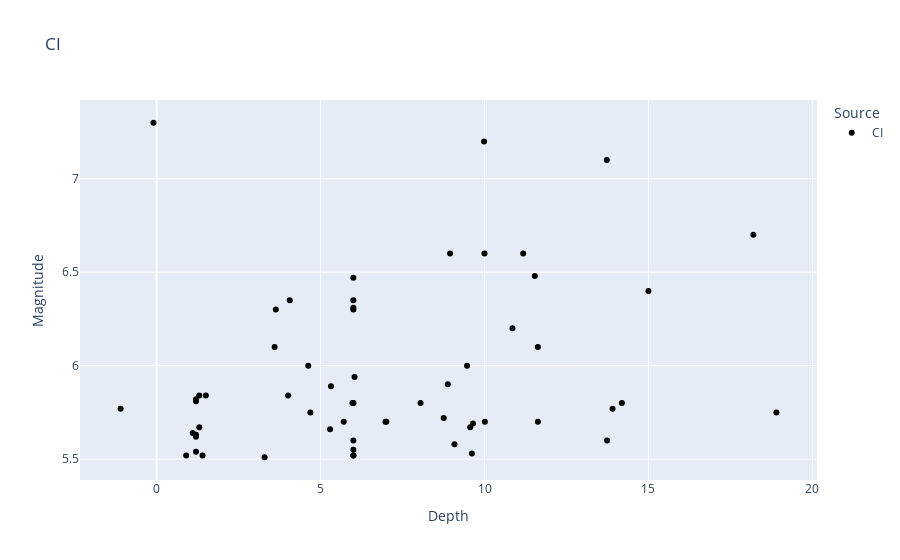

Notebook cell for this chart:
### Code cell
Source3 = earthquakes[earthquakes.Source.isin(['CI'])]
px.scatter(
    Source3,
    x='Depth',
    y='Magnitude',
    title = 'CI',
    color='Source',
    color_discrete_map={'CI': 'BLACK'},
    hover_name='Source'
)

### Figure 1 — Plotly figure (JSON) as saved in the notebook; plotly's stock layout.template omitted (floating-point values rounded to 4 significant figures)
{"data": [{"hovertemplate": "<b>%{hovertext}</b><br><br>Source=CI<br>Depth=%{x}<br>Magnitude=%{y}<extra></extra>", "hovertext": ["CI", "CI", "CI", "CI", "CI", "CI", "CI", "CI", "CI", "CI", "CI", "CI", "CI", "CI", "CI", "CI", "CI", "CI", "CI", "CI", "CI", "CI", "CI", "CI", "CI", "CI", "CI", "CI", "CI", "CI", "CI", "CI", "CI", "CI", "CI", "CI", "CI", "CI", "CI", "CI", "CI", "CI", "CI", "CI", "CI", "CI", "CI", "CI", "CI", "CI", "CI", "CI", "CI", "CI", "CI", "CI", "CI", "CI", "CI", "CI", "CI"], "legendgroup": "CI", "marker": {"color": "BLACK", "symbol": "circle"}, "mode": "markers", "name": "CI", "orientation": "v", "showlegend": true, "type": "scatter", "x": [6, 1.2, 10, 1.2, 1.4, 1.2, 1.2, 8.95, 6, 6, 1.1, 6, 6, 1.3, 1.5, 1.2, 1.3, 0.9, 15, 14.19, 6, 6, 6, 6, 18.9, 4.623, 5.29, 9.468, 4.01, 4.06, 8.881, 10.85, 11.18, 3.292, 8.049, 11.63, -0.097, -1.1, 5.706, 9.615, 3.634, 9.649, 9.564, 13.74, 3.599, 18.2, 5.317, 9.083, 11.63, 4.688, 6.037, 13.73, 13.91, 6, 6.981, 7.007, 11.53, 5.971, 9.987, 10.01, 8.756], "xaxis": "x", "y": [6.35, 5.62, 6.6, 5.63, 5.52, 5.82, 5.54, 6.6, 5.8, 5.8, 5.64, 5.55, 5.52, 5.67, 5.84, 5.81, 5.84, 5.52, 6.4, 5.8, 6.47, 6.31, 6.3, 5.52, 5.75, 6, 5.66, 6, 5.84, 6.35, 5.9, 6.2, 6.6, 5.51, 5.8, 6.1, 7.3, 5.77, 5.7, 5.53, 6.3, 5.69, 5.67, 5.6, 6.1, 6.7, 5.89, 5.58, 5.7, 5.75, 5.94, 7.1, 5.77, 5.6, 5.7, 5.7, 6.48, 5.8, 7.2, 5.7, 5.72], "yaxis": "y"}], "layout": {"legend": {"title": {"text": "Source"}, "tracegroupgap": 0}, "title": {"text": "CI"}, "xaxis": {"anchor": "y", "domain": [0, 1], "title": {"text": "Depth"}}, "yaxis": {"anchor": "x", "domain": [0, 1], "title": {"text": "Magnitude"}}}}
